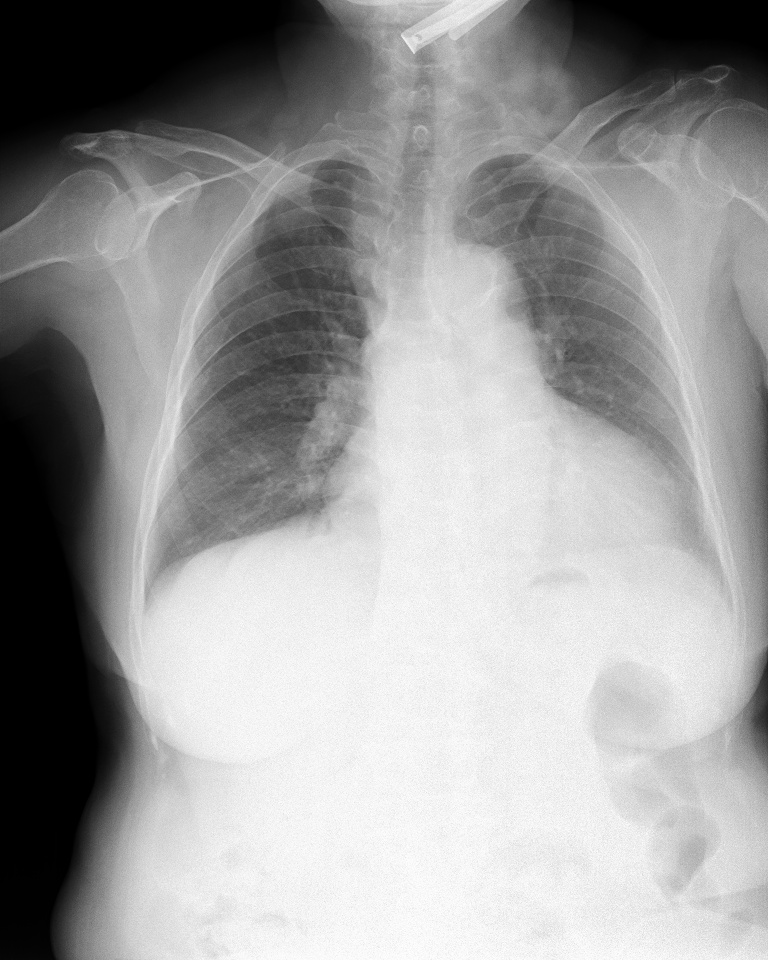
#> input picture Image-Augmentations-Visualize/dataset/051132a778e61a86eb147c7c6f564dfe.jpg, 768 x 960 px
$ python vertical_flip.py
#> lines starting #> are read from the running program, lines starting #| are printed output that depends on the picture; after the words box and inside, x2 and y2 are one past the last pixel; in counts of white or black regions, pixels touching at a corner belong together
#> in main, img is the input picture: shape (960, 768, 3); min 0, max 255, mean 155.6
#| img.shape = (960, 768, 3)
### Image-Augmentations-Visualize/src/data_augmentation.py
import random
import numpy as np
import cv2
import os
import sys
from src.utils import clip_bboxes, rotate_img, convert_2_to_4_corners, rotate_bboxes, convert_4_to_2_corners, letterbox_img

class RandomHorizontalFlip_(object):
    '''Radnomly horizontally flip the Image with the probability p.
    Args:
        p: (float) The probability with which the image is flipped.

    Output:
        img: (np.array) The flipped image with shape (HxWxC)
        bboxes: (np.array) The transformed bounding boxe with shape (N, 4)
                N is number of bounding boxes and 4 represents x_min, y_min, x_max, y_max.
        labels: (ndarray) the transformed labels
    '''

    def __init__(self, p):
        self.p = p

    # [28 lines left out: function __call__, not called in this run]


class RandomVerticalFlip_(object):
    '''Radnomly vertical flip the Image with the probability p.
    Args:
        p: (float) The probability with which the image is flipped.

    Output:
        img: (np.array) The flipped image with shape (HxWxC)
        bboxes: (np.array) The transformed bounding boxe with shape (N, 4)
                N is number of bounding boxes and 4 represents x_min, y_min, x_max, y_max.
        labels: (ndarray) the transformed labels
    '''
    def __init__(self, p):
        self.p = p

    def __call__(self,img, bboxes, labels):
        img_center = np.array(img.shape[:2])[::-1] / 2
        img_center = np.hstack((img_center, img_center))

        bboxes = bboxes.copy()
        img = img.copy()

        if random.random() < self.p:
            # filp the img
            img = img[::-1, ::, :] # vertical flip --> flip the height
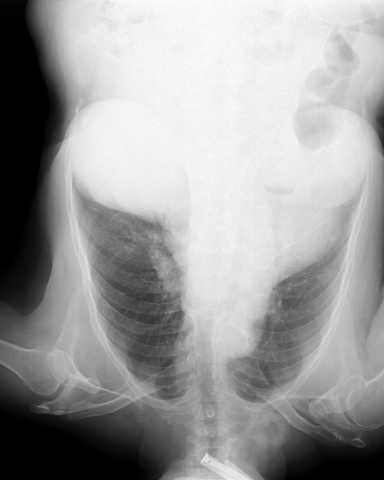
#> img: shape (960, 768, 3) (shown at 1/2 size); min 0, max 255, mean 155.6
            img = cv2.cvtColor(img, cv2.COLOR_BGR2RGB) # if dont --> make error when draw by opencv

            # flip the bboxes
            # flip y_min, y_max
            bboxes[:, [1, 3]] += 2 * (img_center[[1, 3]] - bboxes[:, [1, 3]])
            bbox_h = abs(bboxes[:, 1] - bboxes[:, 3])

            # convert the y_min in the top left and y_max in the bottom right
            # x_min
            bboxes[:, 1] -= bbox_h
            # x_max
            bboxes[:, 3] += bbox_h

        return img, bboxes, labels


class RandomScale(object):
    ''' Randomly scale an image
    Bounding boxes which have an area of less than 25% in the remaining in the
    transformed image is dropped (removed). The resolution is maintained, and the remaining
    area if any is filled by black color.

    Args:
        scale: (float or tuple(float))
               If **float**, the image is scale by a factor from a range (1 - scale, 1 + scale)
               If **typle**, the image is scale by a factor from value specified by the tuple.

        diff: (bool) If False, remain the aspect ratio of image. Otherwise, if True
              the scale of image's height and image's width is not the same.
        p: (float) The probability with which the image is scaled.

    Outputs:
        img: (ndarray) The scaled image with shape (H, W, C)
        bboxes: (ndarray) The transformed bounding boxe with shape (N, 4)
                N is number of bounding boxes and 4 represents x_min, y_min, x_max, y_max.
        labels: (ndarray) the transformed labels
    '''

    # [60 lines left out: functions __init__, __call__, not called in this run]


class Scale(object):
    ''' Scale an image
    Bounding boxes which have an area of less than 25% in the remaining in the
    transformed image is dropped (removed). The resolution is maintained, and the remaining
    area if any is filled by black color.

    Args:
        scale_x: (float) If **float**, the image's width is scale by a factor 1 + scale
        scale_y: (float) If **float**, the image's height is scale by a factor 1 + scale
        p: (float) The probability with which the image is scaled.

    Outputs:
        img: (ndarray) The scaled image with shape (H, W, C)
        bboxes: (ndarray) The transformed bounding boxe with shape (N, 4)
                N is number of bounding boxes and 4 represents x_min, y_min, x_max, y_max.
        labels: (ndarray) the transformed labels
    '''

    # [45 lines left out: functions __init__, __call__, not called in this run]


class RandomTranslate(object):
    ''' Randomly Translates the image
    Bounding boxes which have an area of less tahn 25% in the
    remaining in the transformed image is dropped (removed).
    The resolution is maintained, and the remaining area if any
    is filled by black color.

    Args:
        translate: (float or tuple(float))
                   if **float**, the image is translated by a factor drawn
                   randomly from a range (1 - translate, 1 + translate)
                   if **tuple**, translate is drawn randomly from specified by the tuple.
        diff: (bool) If False, remain the aspect ratio of image. Otherwise, if True
              the scale of image's height and image's width is not the same.
        p: (float) The probability with which the image is translated.

    Output:
        img: (ndarray) The scaled image with shape (H, W, C)
        bboxes: (ndarray) The transformed bounding boxe with shape (N, 4)
                N is number of bounding boxes and 4 represents x_min, y_min, x_max, y_max.
        labels: (ndarray) the transformed labels
    '''

    # [59 lines left out: functions __init__, __call__, not called in this run]

class Translate(object):
    ''' Randomly Translates the image
    Bounding boxes which have an area of less tahn 25% in the
    remaining in the transformed image is dropped (removed).
    The resolution is maintained, and the remaining area if any
    is filled by black color.

    Args:
        translate_x: (float) If **float**, the image's width is translated with this factor
        translate_y: (float) If **float**, the image's height is translated with this factor
        p: (float) The probability with which the image is translated.

    Output:
        img: (ndarray) The scaled image with shape (H, W, C)
        bboxes: (ndarray) The transformed bounding boxe with shape (N, 4)
                N is number of bounding boxes and 4 represents x_min, y_min, x_max, y_max.
        labels: (ndarray) the transformed labels
    '''

    # [51 lines left out: functions __init__, __call__, not called in this run]


class RandomRotate(object):
    ''' Randomly rotates an images
    Bounding boxes which habe an area og less than 25% in the remaining in the
    transformed image is dropped (removed). The resolution is maintained, and the remaining
    area if nay is filled by black color.

    Args:
        angle: (float or tuple(float))
               If **float**, the image is rotated by a factor drawn
               randomly from a range (- angle, angle)
               If **tuple**, the angle is drawn randomly from value specified by the tuple
        p: (float) The probability with which the image is rotated.

    Output:
        img: (ndarray) The scaled image with shape (H, W, C)
        bboxes: (ndarray) The transformed bounding boxe with shape (N, 4)
                N is number of bounding boxes and 4 represents x_min, y_min, x_max, y_max.
        labels: (ndarray) the transformed labels
    '''

    # [49 lines left out: functions __init__, __call__, not called in this run]


class Rotate(object):
    ''' Rotates an images
    Bounding boxes which habe an area og less than 25% in the remaining in the
    transformed image is dropped (removed). The resolution is maintained, and the remaining
    area if nay is filled by black color.

    Args:
        angle: (float) Angle by which the image is to be rotated
        p: (float) The probability with which the image is rotated.

    Output:
        img: (ndarray) The scaled image with shape (H, W, C)
        bboxes: (ndarray) The transformed bounding boxe with shape (N, 4)
                N is number of bounding boxes and 4 represents x_min, y_min, x_max, y_max.
        labels: (ndarray) the transformed labels
    '''

    def __init__(self, angle=20, p=0.5):
        self.angle = angle
        self.p = p

    # [40 lines left out: function __call__, not called in this run]


class RandomShear(object):
    """ Randomly shears an image in the horizontal direction
    Bounding boxes which have an area of less than 25% in the remaining in the
    transformed image is dropped. The resolution is maintained, and the remaining
    area if any is filled by black color.

    Args:
        shear_factor: (float or tuple(float))
                      If **float**, the image is sheared horizontally by a factor drawn
                      randomly from a range (-`shear_factor`, `shear_factor`).
                      If **tuple**, the `shear_factor` is drawn randomly from values specified by the
                      tuple.
        p: (float) The probability with which the image is rotated.

    Output:
        img: (ndarray) The scaled image with shape (H, W, C)
        bboxes: (ndarray) The transformed bounding boxe with shape (N, 4)
                N is number of bounding boxes and 4 represents x_min, y_min, x_max, y_max.
        labels: (ndarray) the transformed labels
    """

    # [59 lines left out: functions __init__, __call__, not called in this run]


class Shear(object):
    """ Randomly shears an image in the horizontal direction
    Bounding boxes which have an area of less than 25% in the remaining in the
    transformed image is dropped. The resolution is maintained, and the remaining
    area if any is filled by black color.

    Args:
        shear_factor: (float or tuple(float))
                      If **float**, the image is sheared horizontally by a factor drawn
                      randomly from a range (-`shear_factor`, `shear_factor`).
                      If **tuple**, the `shear_factor` is drawn randomly from values specified by the
                      tuple.
        p: (float) The probability with which the image is rotated.

    Output:
        img: (ndarray) The scaled image with shape (H, W, C)
        bboxes: (ndarray) The transformed bounding boxes with shape (N, 4)
                N is number of bounding boxes and 4 represents x_min, y_min, x_max, y_max.
        labels: (ndarray) the transformed labels
    """

    def __init__(self, shear_factor=0.2, p=0.5):
        self.shear_factor = shear_factor
        self.p = p

    # [50 lines left out: function __call__, not called in this run]


class Resize(object):
    """Resize the image in accordance to `image_letter_box` function in darknet
    The aspect ratio is maintained. The longer side is resized to the input
    size of the network, while the remaining space on the shorter side is filled
    with black color. **This should be the last transform**

    Args:
        inp_dim: (tuple(int)) with (width, height). Tuple containing the size to which the image will be resized.

    Outputs:
        img: (ndarray) The scaled image with shape (H, W, C)
        bboxes: (ndarray) The transformed bounding boxes with shape (N, 4)
                N is number of bounding boxes and 4 represents x_min, y_min, x_max, y_max.
        labels: (ndarray) the transformed labels
    """

    def __init__(self, inp_dim):
        self.inp_dim = inp_dim

    # [38 lines left out: function __call__, not called in this run]


class RandomHSV(object):
    """HSV transform to vary hue saturation and brightness
    Hue has a range of 0-179
    Saturation and Brightness have a range of 0-255.
    Chose the amount you want to change thhe above quantities accordingly.

    Args:
        hue: (None or int or tuple (int))
             If None, the hue of the image is left unchanged.
             If int, a random int is uniformly sampled from (-hue, hue) and added to the
             hue of the image.
             If tuple, the int is sampled from the range specified by the tuple.
        saturation: (None, or int or tuple(int))
                    If None, the saturation of the image is left unchanged.
                    If int, a random int is uniformly sampled from (-saturation, saturation)
                    and added to the hue of the image.
                    If tuple, the int is sampled from the range  specified by the tuple.
        brightness: (None or int or tuple(int))
                    If None, the brightness of the image is left unchanged.
                    If int, a random int is uniformly sampled from (-brightness, brightness)
                    and added to the hue of the image.
                    If tuple, the int is sampled from the range  specified by the tuple.

    Outputs:
        img: (ndarray) The scaled image with shape (H, W, C)
        bboxes: (ndarray) The transformed bounding boxes with shape (N, 4)
                N is number of bounding boxes and 4 represents x_min, y_min, x_max, y_max.
        labels: (ndarray) the transformed labels
    """

    # [51 lines left out: functions __init__, __call__, not called in this run]


class HSV(object):
    """HSV transform to vary hue saturation and brightness
    Hue has a range of 0-179
    Saturation and Brightness have a range of 0-255.
    Chose the amount you want to change thhe above quantities accordingly.

    Args:
        hue: (None or int)
             If int, a random int is uniformly sampled and added to the image.
        saturation: (None, or int)
                    If None, the saturation of the image is left unchanged.
                    If int, a random int is uniformly sampled and added to the hue of the image.
        brightness: (None or int)
                    If int, a random int is uniformly sampled and added to the hue of the image.

    Outputs:
        img: (ndarray) The scaled image with shape (H, W, C)
        bboxes: (ndarray) The transformed bounding boxes with shape (N, 4)
                N is number of bounding boxes and 4 represents x_min, y_min, x_max, y_max.
        labels: (ndarray) the transformed labels
    """

    # [41 lines left out: functions __init__, __call__, not called in this run]


'''Combining multiple transformations'''
class Sequence_(object):
    '''Initialize squence object of transofrmation to the image/bboxes

    Args:
        augmentations: (list) List containing the Transformation Object in Sequence
                       they are to be applied.
        probs: (float or list(float))
               If **float**, the probability with which each of the transformation will
               be applied.
               If **list**, the length must be equal to *augmentations*.
               Each element of this list is the probability with which each
               corresponding transformation is applied.

    Output:
        img: (ndarray) The scaled image with shape (H, W, C)
        bboxes: (ndarray) The transformed bounding boxes with shape (N, 4)
                N is number of bounding boxes and 4 represents x_min, y_min, x_max, y_max.
        labels: (ndarray) the transformed labels
    '''

    # [18 lines left out: functions __init__, __call__, not called in this run]

### Image-Augmentations-Visualize/src/utils.py
# src: https://blog.paperspace.com/data-augmentation-for-object-detection-rotation-and-shearing/
# document:
import cv2
import numpy as np

def draw_bboxes(img, bbox, label, color, thickness):
    ''' draw the rectangle bboxes and its label
    Args:
        img: (np.array) with RGB and shape (H, W, C)
        bbox:(np.array) individual bbox with shape (4, ) with 4 represent to x_min, y_min, x_max. y_max
        label: (str): name of bbox
        color: (iterable) contain the color of its bbox
        thickness: (int)
    '''
    cv2.rectangle(img, pt1 = (int(bbox[0]), int(bbox[1])),
                  pt2 = (int(bbox[2]), int(bbox[3])), color = color, thickness = thickness)
    cv2.putText(img, text = label, org = (int(bbox[0]), int(bbox[1] - 5)),
                        fontFace = cv2.FONT_HERSHEY_SIMPLEX, fontScale = 0.6, color = color,
                        thickness = 1, lineType = cv2.LINE_AA)

# [267 lines left out: functions bboxes_area, clip_bboxes, rotate_img, convert_2_to_4_corners, convert_4_to_2_corners, rotate_bboxes and 1 more, not called in this run]

# [9 lines that do not run on import are left out]

### Image-Augmentations-Visualize/vertical_flip.py
import numpy as np
import cv2
import matplotlib.pyplot as plt
import os
import sys
from src.utils import draw_bboxes
from src.data_augmentation import RandomVerticalFlip_
import argparse
img_file = '051132a778e61a86eb147c7c6f564dfe.jpg'
annotations_file = '051132a778e61a86eb147c7c6f564dfe.txt'
color = {'Cardiomegaly' : [255, 0, 0],
         'Aortic enlargement' : [0, 255, 0],
         'Pleural thickening' : [0, 0, 255]}

def main(img_file=img_file, annotations_file=annotations_file, color=color, output_name=None):
        img_dir = os.path.join('dataset', img_file)
        annotations_dir = os.path.join('dataset', annotations_file)

        annotations = np.loadtxt(annotations_dir, delimiter = ',', dtype=object)
        labels = annotations[:, 4]
        bboxes = np.array(annotations[:, :4], dtype = np.float32)

        print(f'annotations = \n{annotations}')
        print(f'labels = \n{labels}')
        print(f'bboxes = \n{bboxes}')

        img = cv2.imread(img_dir)
        img = cv2.cvtColor(img, cv2.COLOR_BGR2RGB)
        print(f'img.shape = {img.shape}')

        horizontal_flip = RandomVerticalFlip_(p = 1)
        flip_img, flip_bboxes, labels = horizontal_flip(img, bboxes, labels)
#> flip_bboxes = [[317, 403, 680, 526], [427, 611, 537, 716], [530, 759, 601, 810]]
        print(f'flipp_bboxes = \n{flip_bboxes}')
#| flipp_bboxes =
#| [[317. 403. 680. 526.]
#|  [427. 611. 537. 716.]
#|  [530. 759. 601. 810.]]

        # draw original img
        for i in range(len(labels)):
            draw_bboxes(img, bbox = bboxes[i], label = labels[i], color = color[labels[i]], thickness = 3)
#> this loop made 3 passes
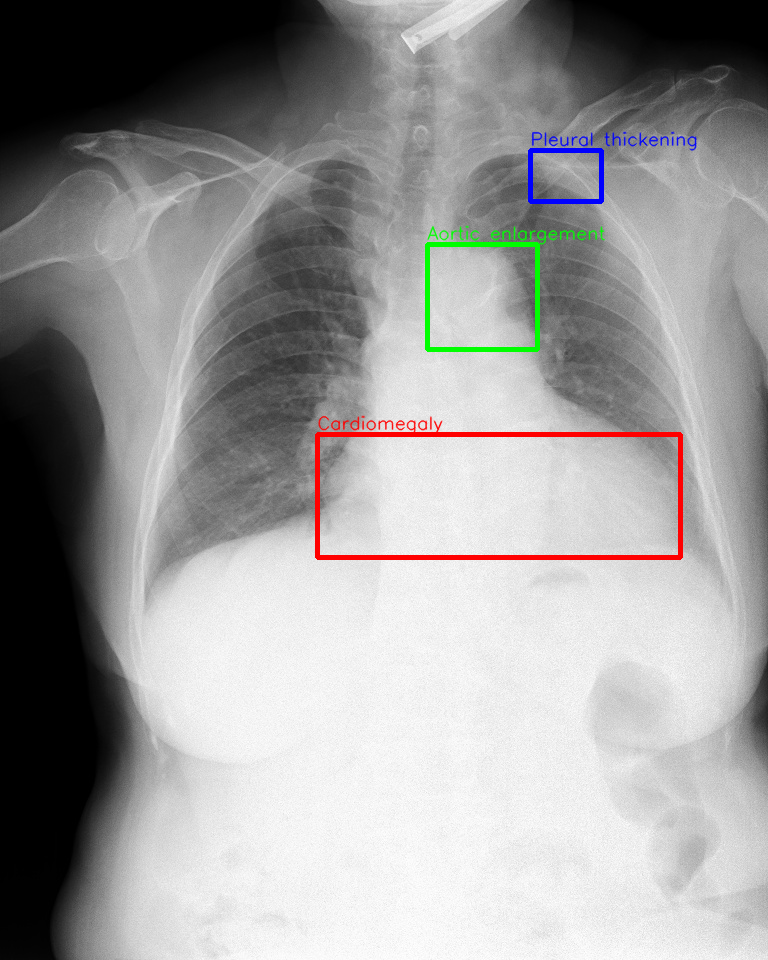
#> img: shape (960, 768, 3); 1.56% of pixels changed, all inside (x1, y1, x2, y2) = (315, 131, 698, 560)

        # draw flipped img
        for i in range(len(labels)):
            draw_bboxes(flip_img, bbox = flip_bboxes[i], label = labels[i], color = color[labels[i]], thickness = 3)
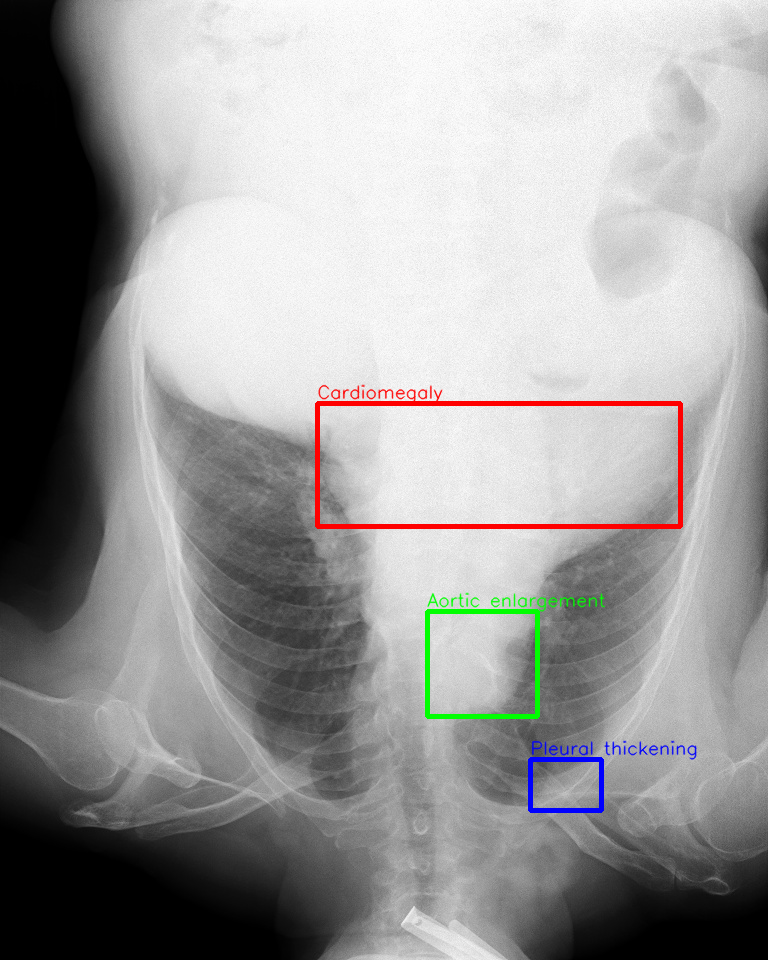
#> flip_img: shape (960, 768, 3); 1.56% of pixels changed, all inside (x1, y1, x2, y2) = (315, 384, 698, 813)

        cv2.imshow('original-img', img)
        cv2.imshow('flip-img', flip_img)
        cv2.waitKey(0)

        if output_name is not None:
            os.makedirs('./outputs', exist_ok = True)
            cv2.imwrite(os.path.join('./outputs', 'original-img.jpg'), img)
            cv2.imwrite(os.path.join('./outputs', output_name), flip_img)
            print('Done saved')

if __name__ == '__main__':
    parser = argparse.ArgumentParser()
    parser.add_argument('--img_file', dest = 'img_file', default = img_file, type = str)
    parser.add_argument('--annot_file', dest = 'annot_file', default = annotations_file, type = str)
    parser.add_argument('--output_name', dest = 'output_name', default = None, type = str)
    args = parser.parse_args()

    main(args.img_file, args.annot_file, output_name = args.output_name)
